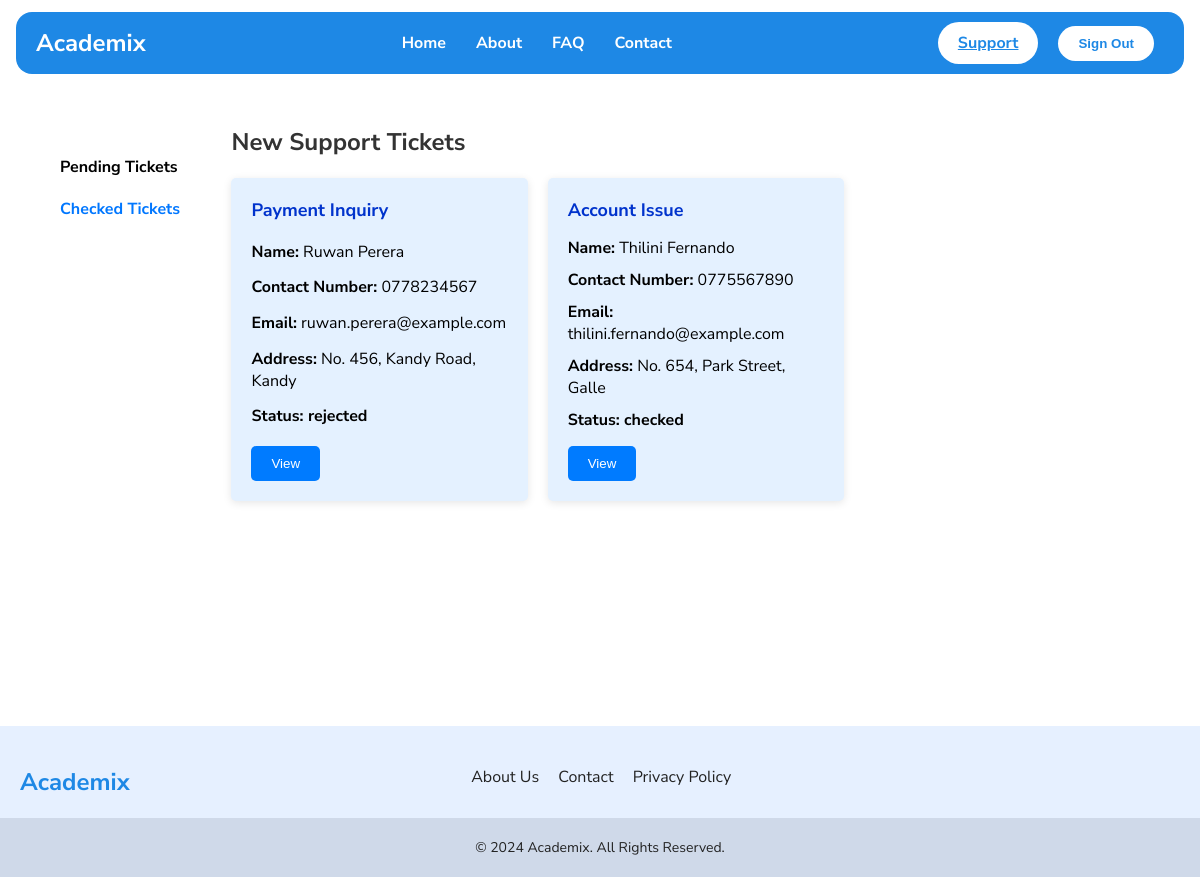
/support/checked/index.php (signed in), run on the app's committed database.
### tables this page shows
CREATE TABLE inquiries (
  id INT NOT NULL AUTO_INCREMENT,
  inquiry_type VARCHAR(255) DEFAULT NULL,
  full_name VARCHAR(255) DEFAULT NULL,
  contact_no VARCHAR(20) DEFAULT NULL,
  email VARCHAR(255) DEFAULT NULL,
  address VARCHAR(255) DEFAULT NULL,
  message TEXT,
  status VARCHAR(255) DEFAULT 'Pending',
  created_at TIMESTAMP NULL DEFAULT CURRENT_TIMESTAMP,
  PRIMARY KEY (id)
);

### support/checked/index.php (the view, shortened to what this page needs)
<?php
include '../../utils/db.php';
$sql = "SELECT id, inquiry_type, full_name, contact_no, email, address, message, status FROM inquiries WHERE status = 'checked' OR status = 'rejected'";
$result = $conn->query($sql);
?>
<!DOCTYPE html>
<html lang="en">
<head>
    <link rel="stylesheet" href="../../styles/global.css">
    <link rel="stylesheet" href="../../styles/components.css">
    <link rel="stylesheet" href="../../styles/tickets.css">
</head>
<body>
    <?php include "../../components/header.php"; ?>
    <main>
        <div class="container">
            <nav1>
                <ul>
                    <li><a href="/support/pending">Pending Tickets</a></li>
                    <li><a class="active" href="/support/checked">Checked Tickets</a></li>
                </ul>
            </nav1>
            <main-section>
                <h2>New Support Tickets</h2>
                <div class="ticket-grid">
                    <?php
                    if ($result->num_rows > 0) {
                        while ($ticket = $result->fetch_assoc()) {
                    ?>
                            <div class="ticket">
                                <h3><?php echo $ticket['inquiry_type']; ?></h3>
                                <p><strong>Name:</strong> <?php echo $ticket['full_name']; ?></p>
                                <p><strong>Contact Number:</strong> <?php echo $ticket['contact_no']; ?></p>
                                <p><strong>Email:</strong> <?php echo $ticket['email']; ?></p>
                                <p><strong>Address:</strong> <?php echo $ticket['address']; ?></p>
                                <p><strong>Status: <?php echo $ticket['status']; ?></strong>
                                    <?php
                                    if ($ticket['status'] == 'Checked') {
                                        echo '<button class="status-checked">Checked</button>';
                                    } elseif ($ticket['status'] == 'Rejected') {
                                        echo '<button class="status-rejected">Rejected</button>';
                                    }                                ?> </p>
                                <div class="ticket-actions">
                                    <button class="view-btn" data-id="<?php echo $ticket['id']; ?>"
                                        data-inquiry-type="<?php echo $ticket['inquiry_type']; ?>"
                                        data-full-name="<?php echo $ticket['full_name']; ?>"
                                        data-contact-no="<?php echo $ticket['contact_no']; ?>"
                                        data-email="<?php echo $ticket['email']; ?>"
                                        data-address="<?php echo $ticket['address']; ?>"
                                        data-message="<?php echo $ticket['message']; ?>">
                                        View
                                    </button>
                                </div>
                            </div>
                    <?php
                        }
                    } else {
                        echo "<p>No new tickets available.</p>";
                    }
                    ?>
                </div>
            </main-section>
        </div>
    </main>
    <?php include "../../components/footer.php"; ?>
</body>
</html>

### styles/global.css (style rules this page uses)
:root { --app-bg: #ffffff; --app-white: white; --app-primary: #1e88e5; --app-secondary: #2196f3; --app-active: #cfd9e9; --app-text: #222; --app-mute: #cfd9e9; --app-special: #e6f0ff; --app-error: #ff5353; --font-size-large: 24px; --font-size-small: 14px; --transition: all 300ms ease; }
body { margin: 0; font-family: 'Nunito Sans', system-ui, -apple-system, BlinkMacSystemFont, 'Segoe UI', Roboto, Oxygen, Ubuntu, Cantarell, 'Open Sans', 'Helvetica Neue', sans-serif; background-color: var(--app-bg); }
main { min-height: 80vh; padding: 20px; }

### styles/tickets.css (style rules this page uses)
* { box-sizing: border-box; margin: 0; padding: 0; }
body { background-color: #ffffff; }
.container { display: flex; margin: 20px; }
a:hover, a.active { background: none; color: #0077ff; }
nav1 { width: 200px; background-color: #ffffff; padding: 20px; }
nav1 ul { list-style: none; }
nav1 ul li { padding: 10px 0; }
nav1 ul li a { text-decoration: none; color: black; font-weight: bold; }
main-section { flex: auto; }
h2 { margin-bottom: 20px; font-size: 24px; color: #333; }
.ticket-grid { display: grid; grid-template-columns: repeat(3, 1fr); gap: 20px; align-items: stretch; }
.ticket { background-color: rgb(228, 241, 255); padding: 20px; display: flex; flex-direction: column; justify-content: space-between; border-radius: 5px; box-shadow: 0 2px 8px rgba(0, 0, 0, 0.1); }
.ticket h3 { color: #0033cc; font-size: 18px; margin-bottom: 10px; }
.ticket p { font-size: 16px; margin: 5px 0; }
.ticket p strong { color: black; }
.ticket-actions { margin-top: 10px; display: flex; gap: 10px; }
.ticket-actions .view-details, .ticket-actions .reject , .ticket-actions .view-btn { padding: 10px 20px; border-radius: 5px; cursor: pointer; border: none; }
.view-btn { background-color: #007bff; color: white; }

### data on the page
inquiries: inquiry_type "Payment Inquiry", full_name "Ruwan Perera", contact_no "0778234567", email "ruwan.perera@example.com", address "No. 456, Kandy Road, Kandy", status "rejected"
inquiries: inquiry_type "Account Issue", full_name "Thilini Fernando", contact_no "0775567890", email "thilini.fernando@example.com", address "No. 654, Park Street, Galle", status "checked"

### other printed values
$auth_info[$role]['button'] "Support"
